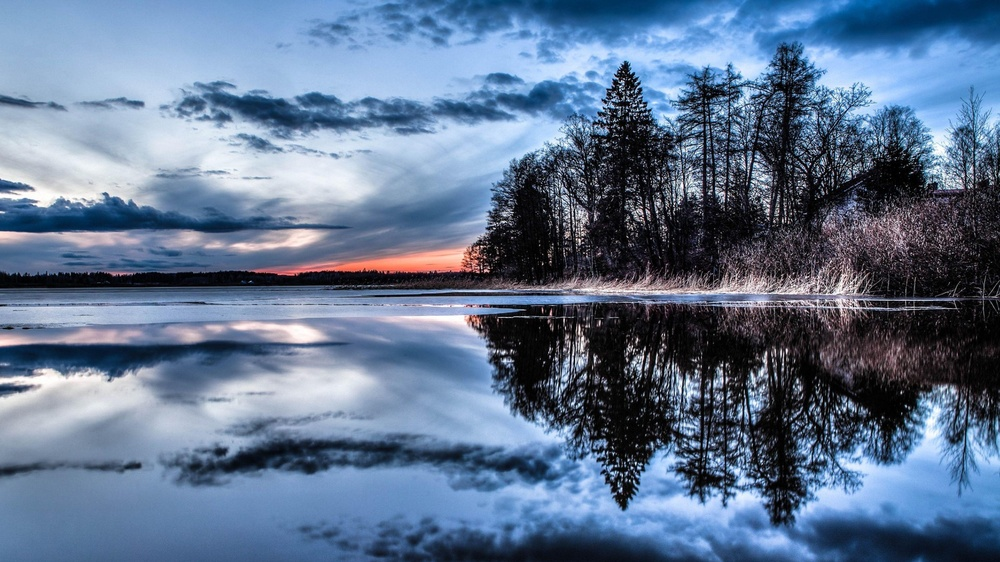
#> input picture mani2.jpg, 1000 x 562 px, shrunk from 3840 x 2160 before the run
$ jupyter execute 'img thresholding.ipynb'
#> lines starting #> are read from the running program, lines starting #| are printed output that depends on the picture; after the words box and inside, x2 and y2 are one past the last pixel; in counts of white or black regions, pixels touching at a corner belong together
[cell 1]
# Import packages
import cv2
import matplotlib.pyplot as plt

# Read image in grayscale
image = cv2.imread("mani2.jpg", 0)
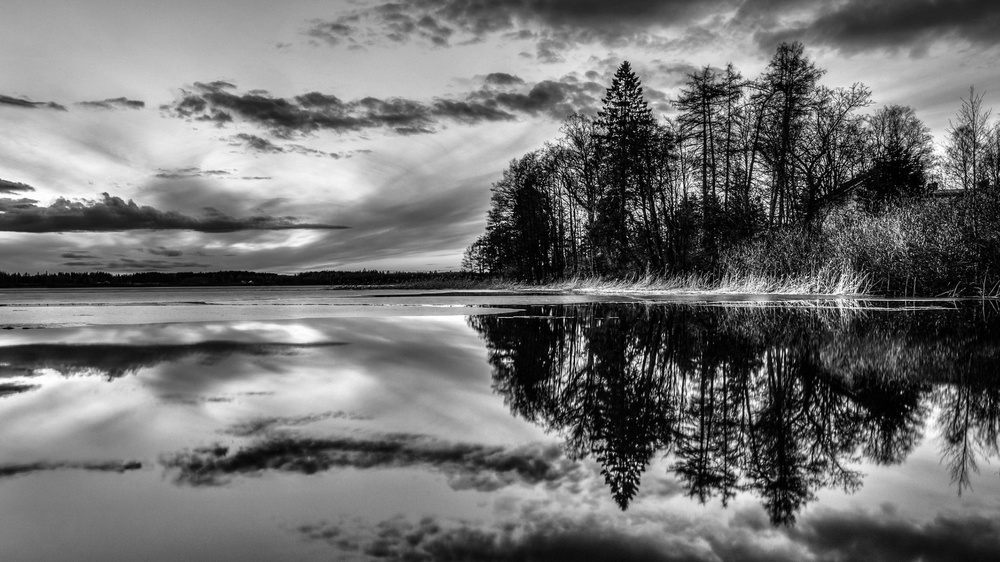
#> image: shape (562, 1000); min 0, max 255, mean 113.6

# Apply different thresholding techniques

_, img1 = cv2.threshold(
    image,
    50,
    255,
    cv2.THRESH_BINARY
)
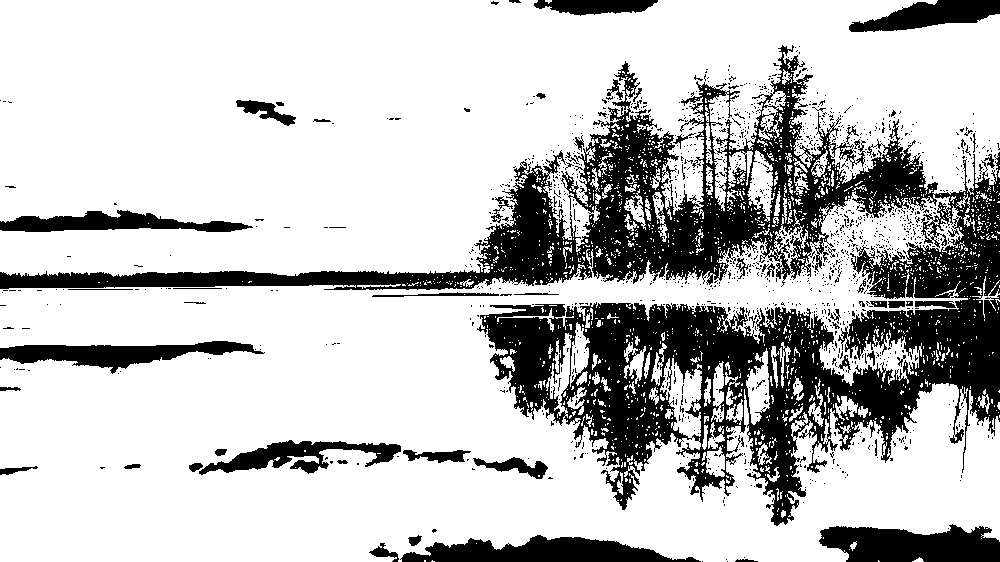
#> img1: shape (562, 1000); 76.1% white; 1355 black regions (1292 under 20 px), largest, box (x1, y1, x2, y2) and area: (0, 45, 1000, 526) 101511, (819, 524, 1000, 562) 5268, (400, 535, 701, 562) 4834

_, img2 = cv2.threshold(
    image,
    50,
    255,
    cv2.THRESH_BINARY_INV
)

_, img3 = cv2.threshold(
    image,
    50,
    255,
    cv2.THRESH_TRUNC
)
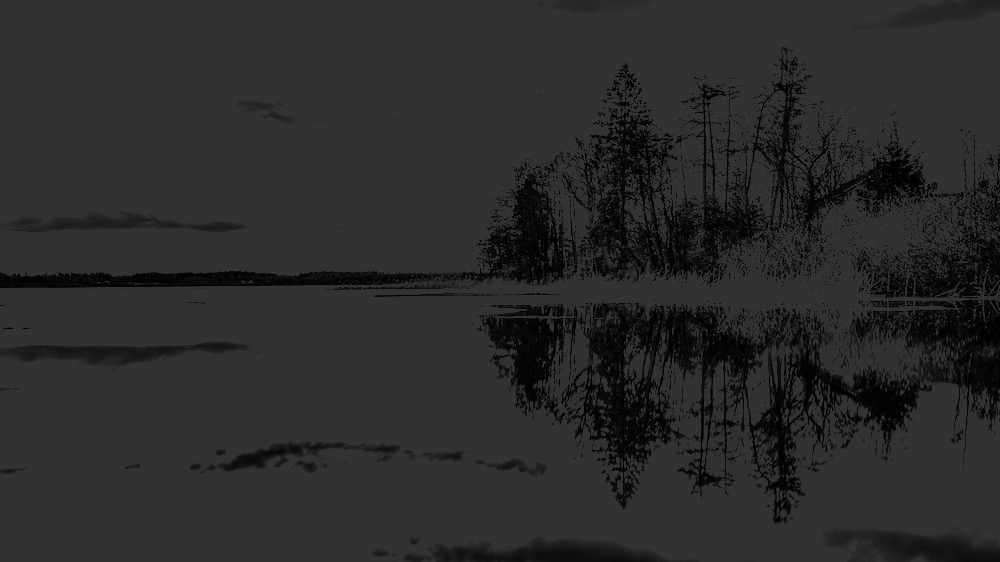
#> img3: shape (562, 1000); min 0, max 50, mean 43.2

_, img4 = cv2.threshold(
    image,
    50,
    255,
    cv2.THRESH_TOZERO
)
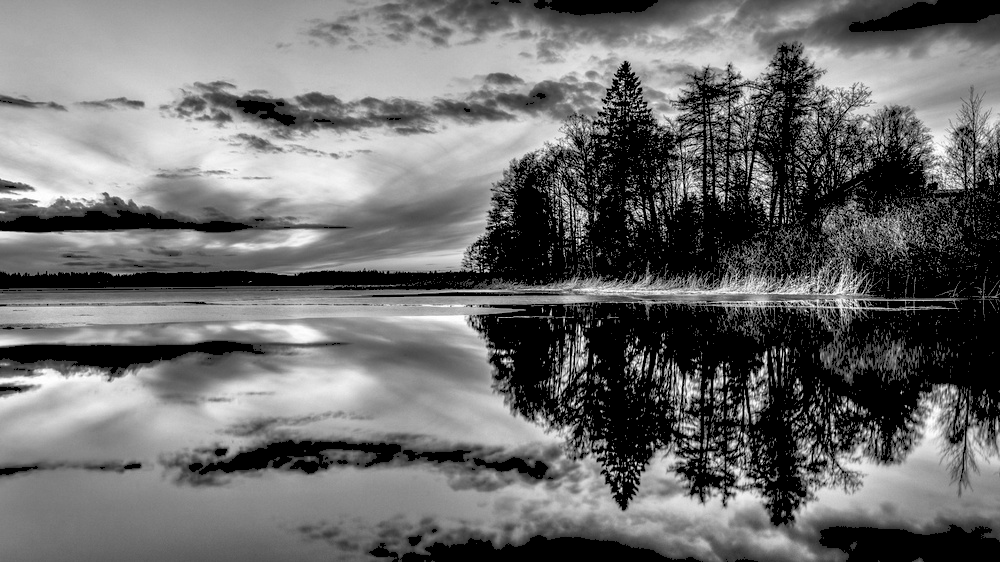
#> img4: shape (562, 1000); min 0, max 255, mean 108.5

_, img5 = cv2.threshold(
    image,
    50,
    255,
    cv2.THRESH_TOZERO_INV
)
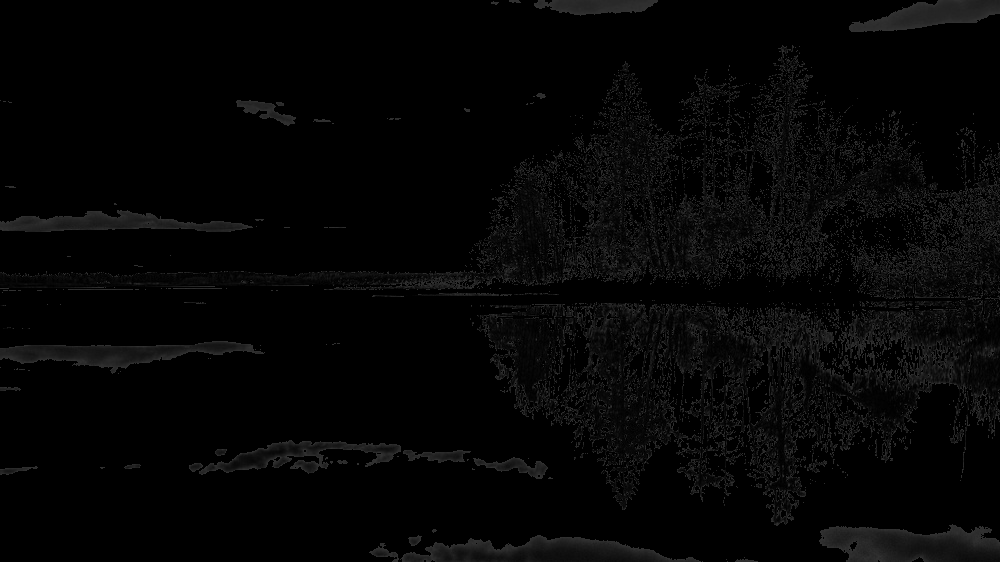
#> img5: shape (562, 1000); min 0, max 50, mean 5.2

# Display outputs

plt.figure(figsize=(15,8))

plt.subplot(2,3,1)
plt.imshow(img1, cmap="gray")
plt.title("Binary")
plt.axis("off")

plt.subplot(2,3,2)
plt.imshow(img2, cmap="gray")
plt.title("Binary Inverted")
plt.axis("off")

plt.subplot(2,3,3)
plt.imshow(img3, cmap="gray")
plt.title("Truncated")
plt.axis("off")

plt.subplot(2,3,4)
plt.imshow(img4, cmap="gray")
plt.title("Threshold To Zero")
plt.axis("off")

plt.subplot(2,3,5)
plt.imshow(img5, cmap="gray")
plt.title("Threshold To Zero Inverted")
plt.axis("off")

plt.show()

$ run again, with WhatsApp Image 2026-06-22 at 9.25.29 PM.jpeg copied over mani2.jpg
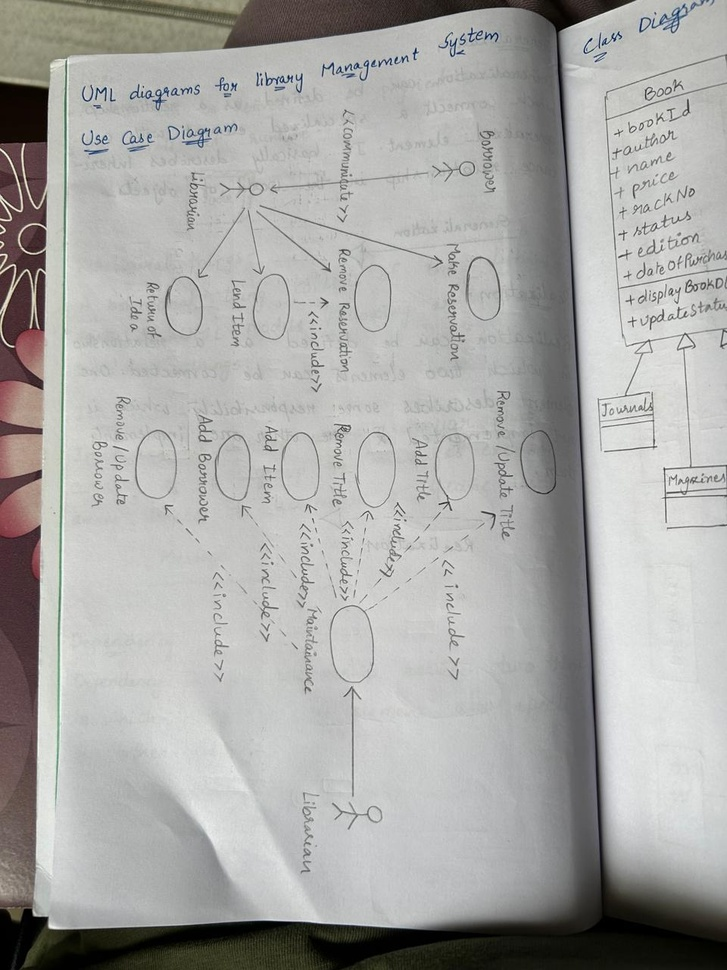
#> input picture WhatsApp Image 2026-06-22 at 9.25.29 PM.jpeg, 727 x 970 px, shrunk from 960 x 1280 before the run
#> `_, img1 = cv2.threshold( image, 50, 255, cv2.THRESH_BINARY )`:
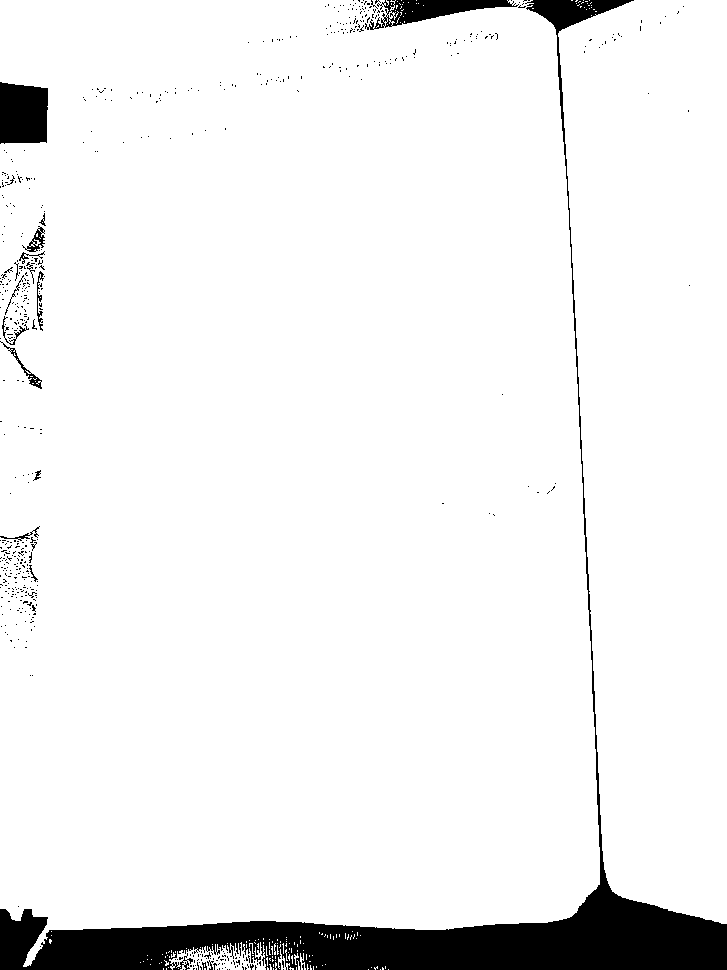
#> img1: shape (970, 727); 93.8% white; 581 black regions (564 under 20 px), largest, box (x1, y1, x2, y2) and area: (0, 0, 727, 970) 36440, (0, 82, 48, 144) 2726, (365, 0, 519, 30) 1938
#> `_, img5 = cv2.threshold( image, 50, 255, cv2.THRESH_TOZERO_INV )`:
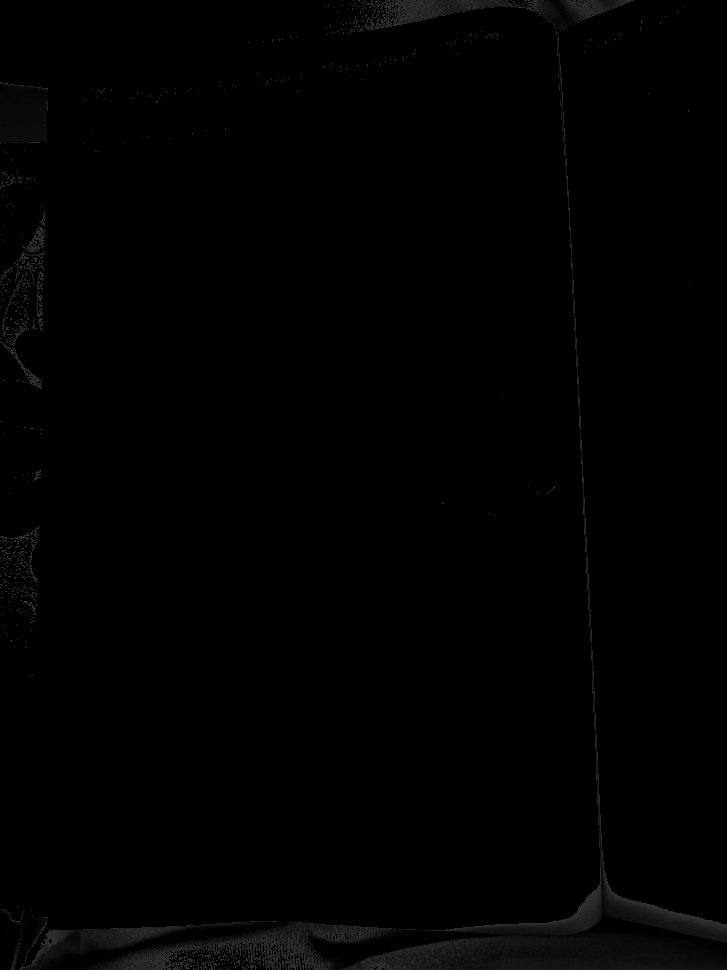
#> img5: shape (970, 727); min 0, max 50, mean 1.3
